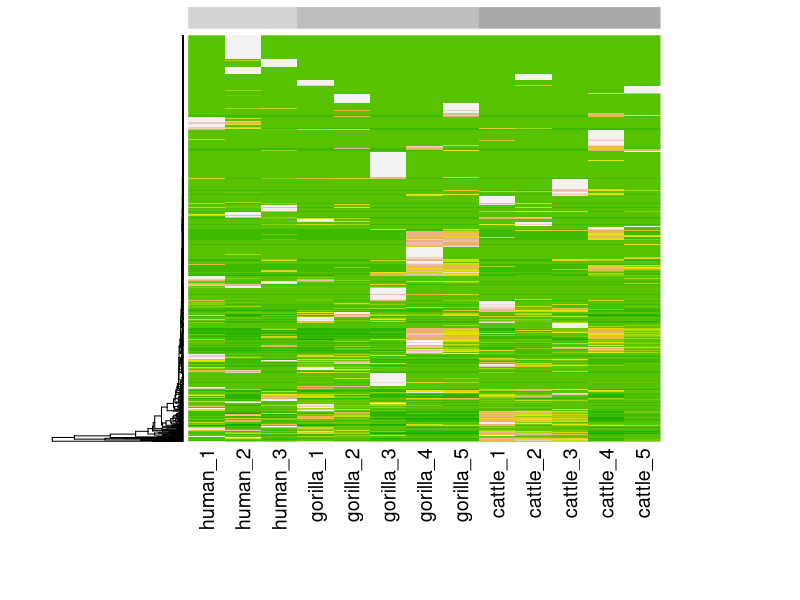

This chart was generated by the following R code: (Note: this script raises an error after producing the figure.)
require(graphics); require(grDevices)

setwd("C:/Users/David Hayman/Dropbox/marsden/ORION__sample_results")

# data<-read.csv("06032015_run_mfp_scan_v5.csv",header=T,row.names=1)
# 
# data<-data.matrix(data)
# heatmap(data)
# heatmap(data,na.rm=T)

data<-read.csv("marsden_test.csv",header=T,row.names=1)
# data<-read.csv("marsden_test_1.csv",header=T,row.names=1)
# data<-read.csv("marsden_test_2.csv",header=T,row.names=1)
# data<-read.csv("marsden_test_3.csv",header=T,row.names=1)
data<-data.matrix(data)
# heatmap(data)
# heatmap(data,na.rm=T)

# df2 <- cbind(data[,1]-data[,10],
#              data[,2]-data[,10],
#              data[,3]-data[,10],
#              data[,4]-data[,10],
#              data[,5]-data[,10],
#              data[,6]-data[,10],
#              data[,7]-data[,10],
#              data[,8]-data[,10],
#              data[,9]-data[,10],
#              data[,10]-data[,10])
# df2 <- cbind(data[,1]-data[,4],
#              data[,2]-data[,4],
#              data[,3]-data[,4],
#              data[,4]-data[,4])

df2 <- cbind(data[,1]-data[,14],
             data[,2]-data[,14],
             data[,3]-data[,14],
             data[,4]-data[,14],
             data[,5]-data[,14],
             data[,6]-data[,14],
             data[,7]-data[,14],
             data[,8]-data[,14],
             data[,9]-data[,14],
             data[,10]-data[,14],
             data[,11]-data[,14],
             data[,12]-data[,14],
             data[,13]-data[,14],
             data[,14]-data[,14])

df2[df2<0] <- 0
colnames(df2)<-colnames(data)

#heatmap(df2)

df2[df2 == 0] <- NA

df2 <- df2[,colSums(is.na(df2))<nrow(df2)]
df2 <- df2[!rowSums(is.na(df2)) == ncol(df2),]

df2[is.na(df2)] <- 0
#df2<-df2[,1:13]
summary(df2)

# df2<-data.matrix(df2)

# heatmap(df2)

test<-df2[ order(-df2[,1]), ]
test<-test[-c(1),]
# heatmap(test)
# heatmap(test,Colv=NA,labRow="")

# heatmap(test,Colv=NA,
#         labRow="",#revC=T,
#         margins=c(8,7),
#         ColSideColors = c(rep("lightblue",3),
#                            rep("blue",5),
#                            rep("darkblue",5)),
#         cexCol=1.8)
## # 19695 # hits

heatmap(test,Colv=NA,
        labRow=NA,col=terrain.colors(20, alpha = 1),
        margins=c(12,7),
        ColSideColors = c(rep("lightgrey",3),
                          rep("grey",5),
                          rep("darkgrey",5)),
        cexCol=1.8)

res<-rownames(test)
 # write.csv(res,"res.csv")
virusresults<-test[c(300, # rift valley fever virus - 1 gorilla (4), 3 cattle (1:3) 
1016, # picobirnavirus 1 cow (2) # novel - see map : http://www.hindawi.com/journals/bmri/2014/780752/
1021, # Dromedary picobirnavirus 1 cow (2)
1069#, # Lassa virus 1 human (2)
# 1147 # Hyposoter fugitivus ichnovirus
) ,]
##
rownames(virusresults)<-c("RVFV",#"RVF virus",
                          "PV",#"Picobirnavirus",
                          "PV(D)",#"Picobirnavirus (D)",
                          "LFV")#'Lassa virus')#,
                          #"Ichnovirus (Hyposoter fugitivus)")

virusres<-as.data.frame(virusresults)
virusres$virus<-rownames(virusres)
library(ggplot2)
library(plyr)
library(reshape2)

vres<-melt(virusres)

p <- qplot(x=virus, y=value, fill=variable,
                       data=vres, geom="bar", stat="identity",
                       position="dodge",ylab="reads")

p+theme(text = element_text(size=20),
        axis.text.x = element_text(angle=90, vjust=1,colour="grey20")) 


p <- qplot(x=virus, y=value, fill=variable,
           data=vres, geom="bar", stat="identity",
           position="stack",ylab="reads")

p+theme(text = element_text(size=20),
        axis.text.x = element_text(angle=90, vjust=1,colour="grey20")) 


virusres[virusres == 0]<-NA
virusres <- virusres[,colSums(is.na(virusres))<nrow(virusres)]
virusres
vres<-melt(virusres)

p <- qplot(x=virus, y=value, fill=variable,
           data=vres, geom="bar", stat="identity",
           position="dodge",ylab="reads")

p+theme(text = element_text(size=20),
        axis.text.x = element_text(angle=90, vjust=1,colour="grey20"))+
  scale_fill_hue(c=90, l=55)+ scale_fill_brewer(palette="Set1")

p <- qplot(x=virus, y=value, fill=variable,
           data=vres, geom="bar", stat="identity",
           position="stack",ylab="reads")

# cbPalette <- c("#999999", "#56B4E9", "#0072B2", "#D55E00", "#CC79A7")

p+theme(text = element_text(size=20),
        axis.text.x = element_text(angle=90, vjust=1,colour="grey20"))+
  scale_fill_hue(c=90, l=55)+ scale_fill_brewer(palette="Set1")


##

names(vres)<-c("virus","host","value")

p <- qplot(x=virus, y=value, fill=host,
           data=vres, geom="bar", stat="identity",
           position="dodge",ylab="reads")
p+ theme(text = element_text(size=20),
         axis.title.x=element_blank(),
      axis.text.x = element_text(angle=90, vjust=1,colour="grey20"))+
  scale_fill_hue(c=90, l=55)+ scale_fill_brewer(palette="Set1")

#  ggplot(data=vres, aes(x=variable,y=value, fill=variable)) + 
#    geom_bar(position='dodge')+
#    facet_wrap( ~virus , nrow=1)+
#   theme(axis.title.x=element_blank())

# vres[order(vres$virus),] 
# 
# ##################
# 
# library(gplots)
# heatmap.2(test,dendrogram="row",labRow=NA,
#          col=heat.colors(20),  cexCol=1,
#          scale="col")
# 
# heatmap.2(test,dendrogram="row",
#           # col=heat.colors(120),
#           cexCol=1,scale="row",labRow=NA,
#           density.info="none")
# 
# heatmap.2(test,dendrogram="row", #col=redgreen(75),
#           scale="row", key=T, keysize=1.5,
#           density.info="none", trace="none",cexCol=0.9, labRow=NA)
# 
# heatmap(test,Colv=NA,
#         labRow="",
#         margins=c(8,7),
#         ColSideColors = c(rep("#80FFFFFF",3),
#                           rep("lightgreen",5),
#                           rep("#FF80FFFF",5)),
#         cexCol=2,
#         col=cm.colors(20))
